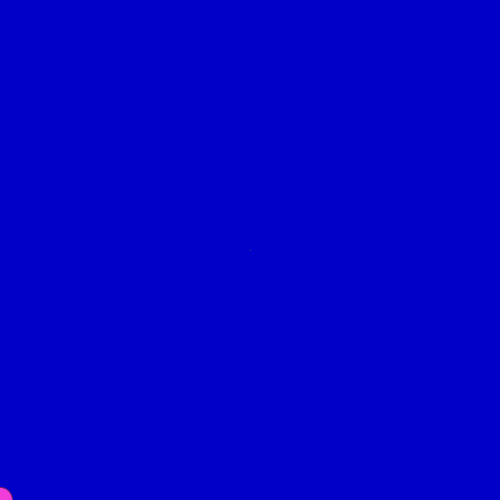
Frame 1 (no input)
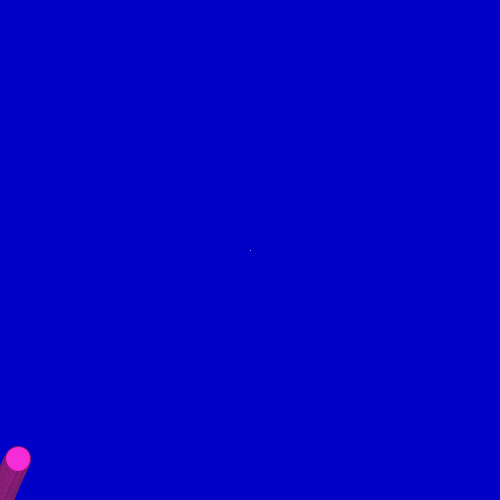
Frame 60 (the mouse pressed at the canvas centre just before this capture)
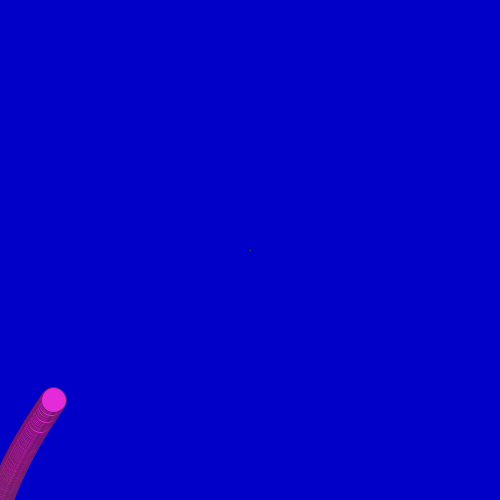
Frame 120 (the mouse held since frame 60 and released just before this capture)

The Processing sketch that drew these frames (run headless with seeded random() and noise(); from frame 60 on, the mouse is pressed at the canvas centre):

// Processing sketch: bila9g2DwariackieA
// ── bila9g2DwariackieA.pde
//"BILA" - MODEL RUCHU PUNKTU MATERIALNEGO - kolejne przybliżenia
//-////////////////////////////////////////////////////////////////
//Program Processingu w trybie 2 - z widocznymi funkcjami
//-////////////////////////////////////////////////////////////////
int FR=50; //Na ile kroków dzielimy sekundę?

void setup() //Jest wykonywane raz - po uruchomieniu
{
size(500,500);
//noSmooth(); //Bez wygładzania linii? Po prostu odkomentować 
background(0,0,200); //rgB
frameRate(FR);
}

float h=0;
float x=0;
float vh=random(50); //prędkość pionowa w pikselach/SEKUNDĘ (!)
float vx=random(50); //prędkość pozioma
float ah=0; //Przyśpieszenie/hamowanie - w pionie
float ax=0; //I w poziomie
float maxA=10; //Maksymalne przyśpieszenie
float M=0.75; //Wydajność odbicia sprężystego 1-B = ile energii kinetycznej się rozprasza nie wraca do prędkości po odbiciu

float R=random(255),G=random(255),B=random(255);

void draw() //Jest wykonywane w niewidocznej pętli
{
  //Wizualizacja
  R+=random(-2.0,2.0);
  G+=random(-2.0,2.0);
  B+=random(-2.0,2.0); //Losuje z zakresu i o tyle powiększa (jaki ujemna to pomniejsza)
  //print(R,' '); //,G,' ',B,"; ");
  fill(R,G,B);
  stroke(R/2,G/2,B/2);
  ellipse(x,height-h,25,25);
  //Target
  stroke(random(255));
  point(width/2,height/2);
  
  //Właściwy model - wariackie przyśpieszenia
  if(h<height/2)
     ah+=maxA*1/FR;
    else
     ah-=maxA*1/FR;
     
  if(x<width/2)
     ax+=maxA*1/FR;
     else
     ax-=maxA*1/FR;
    println(ax,' ',ah);
  
  vh+=ah*1/FR; //Powiększ prędkość o zmianę prędkości czyli przyśpieszenie pomnożone  przez jednostkę czasu  
  vx+=ax*1/FR;
  h+=vh*1/FR; //Zmień wysokość o drogę czyli prędkość pomnożoną przez jednostkę czasu
  x+=vx*1/FR; //Zmień położenie poziome

  //Odbijamy od ścianek okna! Upraszczamy mechanizm odbicia
  if(h<0) 
  {
    vh=-vh*M;
    h=0; //Trochę oszukujemy
  }
  else
  if(height<h)
  {
    vh=-vh*M;
    h=height; //Trochę oszukujemy
  }
  //else //A jakby to wykomentować?
  if(x<0)
  {
     vx=-vx*M;
     x=0; //Trochę oszukujemy
  }
  else
  if(width<x)
  {
     vx=-vx*M;
     x=width; //Trochę oszukujemy
     //print(x,' ');
  }
}
